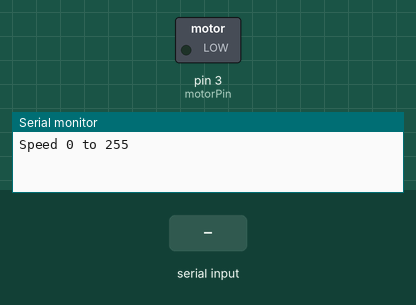
Simulated run of this sketch. Board: Arduino Uno, built with avr-gcc and run on an emulated ATmega328P. On the bench: switched loads named in the sketch (green lamp = pin HIGH), the last lines printed to the serial monitor. Inputs (shaded band) come from the test bench.

Above: at 1.2 s.
1.3 s: "90,45\n" received over Serial
At 2.1 s:
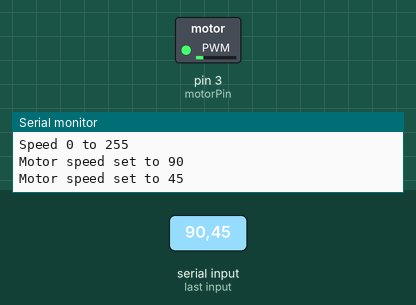
3.8 s: "30,150\n" received over Serial
At 4.2 s:
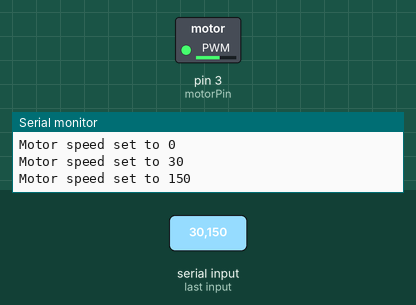
6.3 s: "200\n" received over Serial
At 7.1 s:
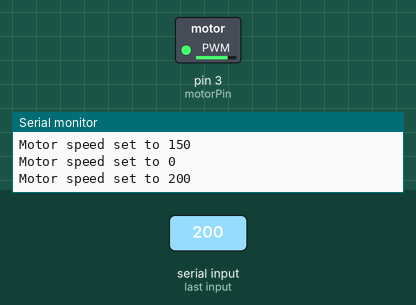
Timing chart, 0 to 9.3 s (numbered marks = the images above; inputs shaded):
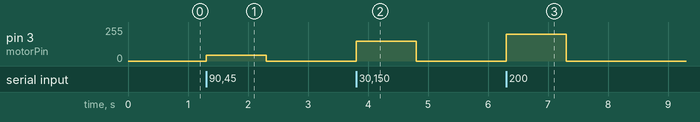

Measured:
- after the input at 1.3 s, pin 3 (motorPin): 0/255 → 45/255 at once, → 0/255 1.0 s later
- after the input at 3.8 s, pin 3 (motorPin): 0/255 → 150/255 at once, → 0/255 1.0 s later
- after the input at 6.3 s, pin 3 (motorPin): 0/255 → 200/255 at once, → 0/255 1.0 s later

The sketch:

exp06_dc_motor_pwm.ino
```cpp
/*
  Experiment 6: Interfacing DC motor with Arduino - speed control using PWM
  Components: PN2222 transistor, 1N4001 diode, 270 ohm resistor, small 6V DC motor
  Wiring:  D3 -> 270 ohm -> transistor base ; transistor emitter -> GND ;
           motor between +5V and transistor collector ; 1N4001 diode across the motor
           (striped end/cathode towards +5V). Flat side of the transistor faces the Arduino.
  Never drive the motor directly from an Arduino pin.

  Open Serial Monitor (9600, "No line ending"), type a value 0-255 and press Send.
*/
int motorPin = 3;               // PWM pin

void setup() {
  pinMode(motorPin, OUTPUT);
  Serial.begin(9600);
  while (!Serial);
  Serial.println("Speed 0 to 255");
}

void loop() {
  if (Serial.available()) {
    int speed = Serial.parseInt();          // read the number typed in the Serial Monitor
    if (speed >= 0 && speed <= 255) {
      analogWrite(motorPin, speed);         // PWM duty cycle = speed/255
      Serial.print("Motor speed set to ");
      Serial.println(speed);
    }
  }
}
```
